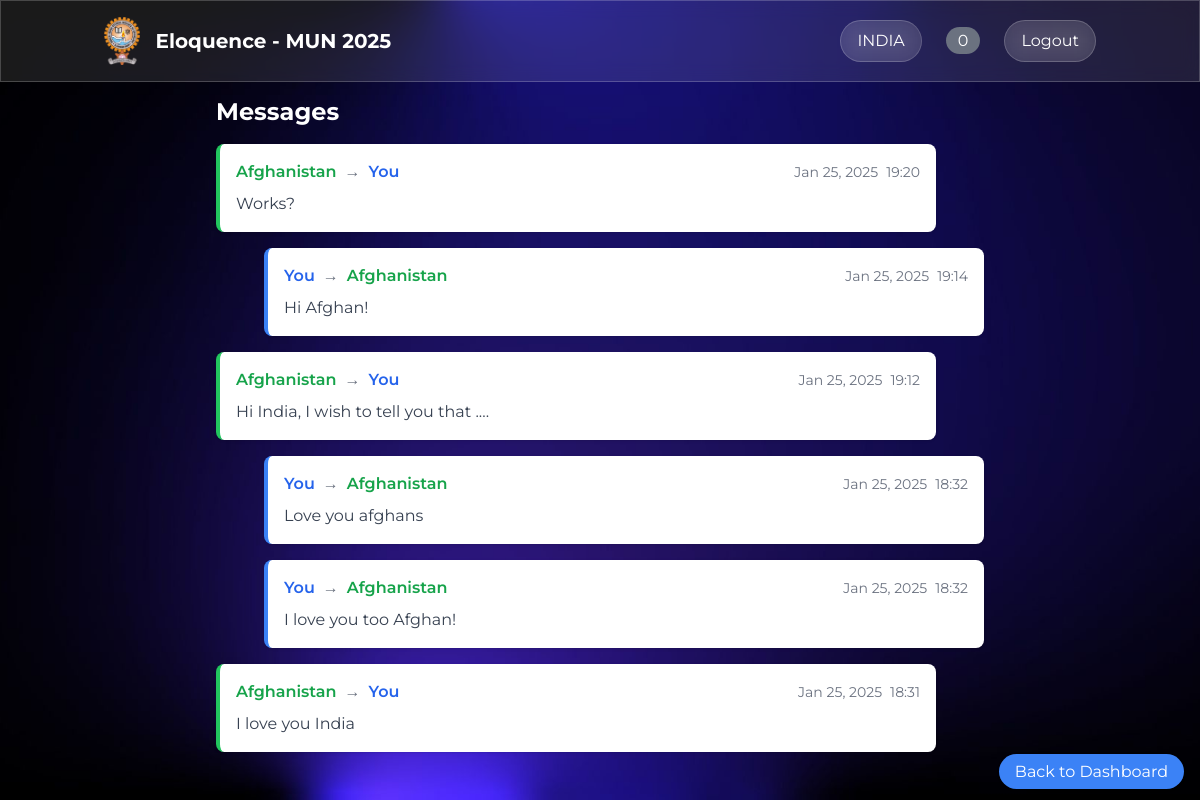
Screenshot of /messages/ (signed in) with the database file from the repository.
### core/models.py (models this page shows, shortened)
class User(AbstractUser):
    is_eb = models.BooleanField(default=False)
    country = models.CharField(max_length=100)
    flag = models.ImageField(upload_to='flags/', null=True, blank=True)
    last_activity = models.DateTimeField(default=timezone.now)
    groups = models.ManyToManyField(
        'auth.Group',
        related_name='custom_user_set',
        blank=True,
        verbose_name='groups',
        help_text='The groups this user belongs to.',
    )
    user_permissions = models.ManyToManyField(
        'auth.Permission',
        related_name='custom_user_set',
        blank=True,
        verbose_name='user permissions',
        help_text='Specific permissions for this user.',
    )
    def update_last_activity(self):
        self.last_activity = timezone.now()
        self.save()

class Message(models.Model):
    sender = models.ForeignKey(User, on_delete=models.CASCADE, related_name='sent_messages')
    receiver = models.ForeignKey(User, on_delete=models.CASCADE, related_name='received_messages')
    content = models.TextField()
    timestamp = models.DateTimeField(auto_now_add=True)
    is_read = models.BooleanField(default=False)
    class Meta:
        ordering = ['-timestamp']

### core/views.py (the view)
# urls.py: path('messages/', views.messages, name='messages'),
@login_required
def messages(request):
    user_messages = Message.objects.filter(
        Q(sender=request.user) | Q(receiver=request.user)
    ).order_by('-timestamp')
    Message.objects.filter(
        receiver=request.user,
        is_read=False
    ).update(is_read=True)
    return render(request, 'messages.html', {
        'messages': user_messages
    })

### core/context_processor.py (called while the page is built)
def year_processor(request):
    return {
        'current_year': datetime.now().year
    }

### templates/messages.html
{% extends 'base.html' %}
{% load static %}
{% block content %}
<div class="container mx-auto p-4">
    <div class="max-w-3xl mx-auto">
        <h2 class="text-2xl font-bold text-white mb-4">Messages</h2>
        <div class="space-y-4">
            {% for message in messages %}
                <div class="bg-white rounded-lg shadow p-4 {% if message.sender == request.user %}ml-12 border-l-4 border-blue-500{% else %}mr-12 border-l-4 border-green-500{% endif %}">
                    <div class="flex justify-between items-center mb-2">
                        <div class="flex items-center space-x-2">
                            {% if message.sender == request.user %}
                                <span class="text-blue-600 font-semibold">You</span>
                                <span class="text-gray-500">→</span>
                                <span class="text-green-600 font-semibold">
                                    {% if message.receiver.is_superuser %}
                                        Executive Board
                                    {% else %}
                                        {{ message.receiver.country }}
                                    {% endif %}
                                </span>
                            {% else %}
                                <span class="text-green-600 font-semibold">
                                    {% if message.sender.is_superuser %}
                                        Executive Board
                                    {% else %}
                                        {{ message.sender.country }}
                                    {% endif %}
                                </span>
                                <span class="text-gray-500">→</span>
                                <span class="text-blue-600 font-semibold">You</span>
                            {% endif %}
                        </div>
                        <div class="flex items-center space-x-2">
                            <span class="text-sm text-gray-500">
                                {{ message.timestamp|date:"M d, Y" }}
                            </span>
                            <span class="text-sm text-gray-500">
                                {{ message.timestamp|time:"H:i" }}
                            </span>
                        </div>
                    </div>
                    <p class="text-gray-700 whitespace-pre-wrap">{{ message.content }}</p>
                </div>
            {% empty %}
                <div class="text-center py-8 text-gray-500">
                    No messages yet.
                </div>
            {% endfor %}
        </div>
        <div class="fixed bottom-4 right-4">
            <a href="{% url 'dashboard' %}"
               class="bg-blue-500 text-white px-4 py-2 rounded-full shadow hover:bg-blue-600">
                Back to Dashboard
            </a>
        </div>
    </div>
</div>
{% endblock %}

### templates/base.html (shortened to what this page needs)
{% load static %}
<!DOCTYPE html>
<html>
<head>
    <script src="https://cdn.tailwindcss.com"></script>
</head>
<body class="min-h-screen">
    <nav class="glass-morphism text-white py-4 fixed w-full top-0 z-50">
        <div class="container mx-auto px-4 flex justify-between items-center">
            <div class="flex items-center space-x-4">
                <img src="{% static 'images/litclublogo.png' %}" alt="MUN Logo" class="h-12">
                {% if user.is_authenticated %}
                    <a href="{% url 'dashboard' %}" class="text-xl font-bold">Eloquence - MUN {{ current_year }}</a>
                {% else %}
                    <a href="{% url 'home' %}" class="text-xl font-bold">Eloquence - MUN {{ current_year }}</a>
                {% endif %}
            </div>
            {% if user.is_authenticated %}
                <div class="flex items-center space-x-6">
                    <span class="px-4 py-2 rounded-full glass-morphism">{{ user.country }}</span>
                    <a href="{% url 'messages' %}" class="relative group">
                        <span id="notification-count"
                              class="bg-red-500 rounded-full px-3 py-1 hover:bg-red-600 transition-colors">0</span>
                    </a>
                    <button onclick="showLogoutModal()"
                            class="px-4 py-2 rounded-full glass-morphism hover:bg-white/20 transition-colors">
                        Logout
                    </button>
                </div>
            {% endif %}
        </div>
    </nav>
    <div class="pt-20">
        {% block content %}
        {% endblock %}
    </div>
</body>
</html>

### rows the page displays
User: country "INDIA"
Message: sender.country "Afghanistan", timestamp "Jan 25, 2025", timestamp "19:20", content "Works?"
Message: receiver.country "Afghanistan", timestamp "Jan 25, 2025", timestamp "19:14", content "Hi Afghan!"
Message: sender.country "Afghanistan", timestamp "Jan 25, 2025", timestamp "19:12", content "Hi India, I wish to tell you that ...."
Message: receiver.country "Afghanistan", timestamp "Jan 25, 2025", timestamp "18:32", content "Love you afghans"
Message: receiver.country "Afghanistan", timestamp "Jan 25, 2025", timestamp "18:32", content "I love you too Afghan!"
Message: sender.country "Afghanistan", timestamp "Jan 25, 2025", timestamp "18:31", content "I love you India"
